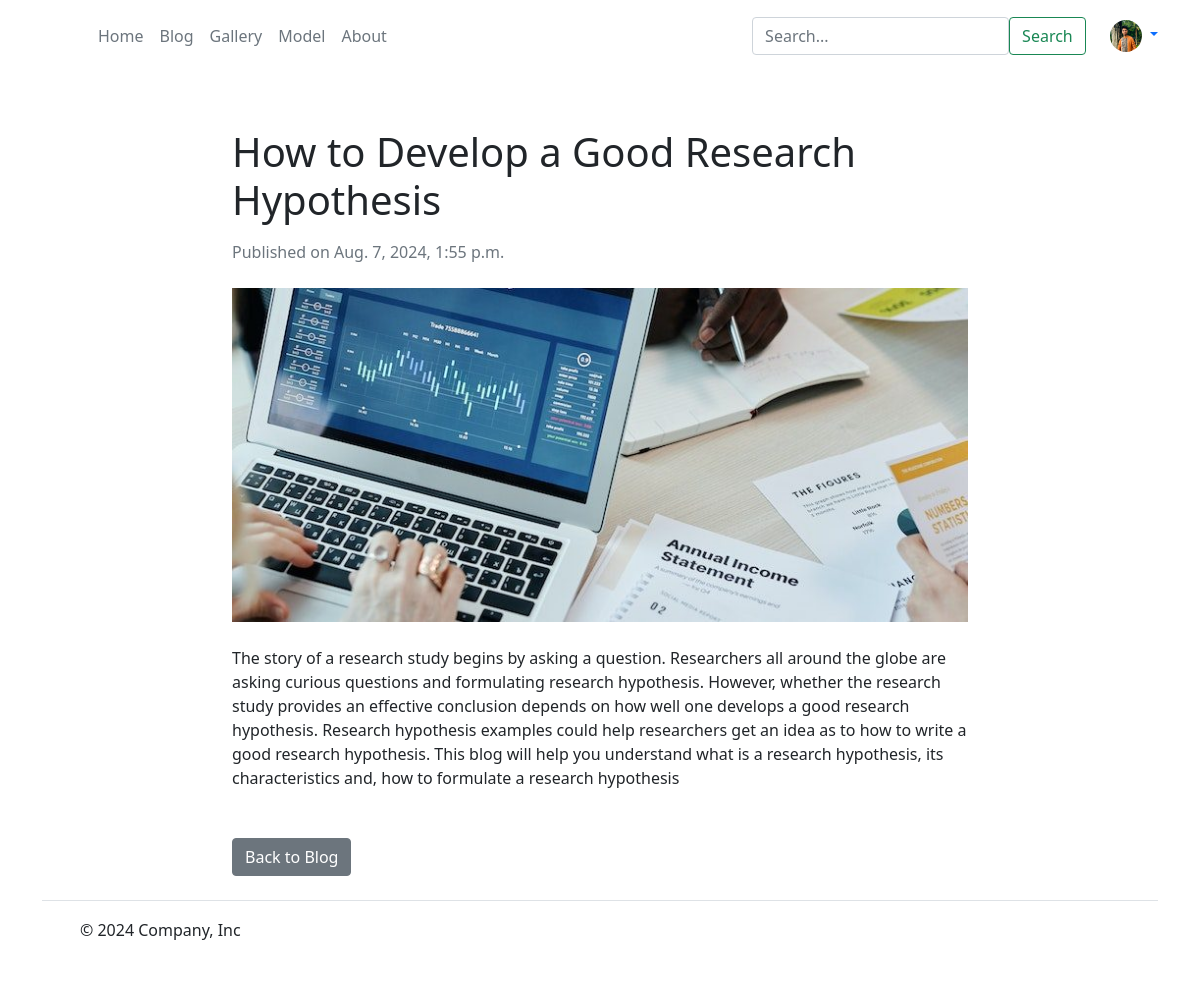
/blog/how-to-develop-a-good-research-hypothesis/ (signed in), run on the app's committed database.
### app/models.py (models this page shows, shortened)
class Student(models.Model):
  user = models.ForeignKey(User,on_delete=models.CASCADE)
  name = models.CharField(max_length=200)
  university_name = models.CharField(max_length=200)
  department = models.CharField(max_length=50)
  batch = models.CharField(max_length=50)
  roll = models.IntegerField()
  address = models.CharField(max_length=100)
  phone = models.CharField(default="01",max_length=100)
  student_img = models.ImageField(upload_to='student/')

class BlogPost(models.Model):
    STATUS_CHOICES = [
        ('published', 'Published'),
        ('pending', 'Pending')
    ]
    author = models.ForeignKey(User, on_delete=models.CASCADE)
    title = models.CharField(max_length=200)
    slug = models.SlugField(unique=True, blank=True)
    content = models.TextField()
    excerpt = models.TextField()
    image = models.ImageField(upload_to='blog/')
    published_date = models.DateTimeField(auto_now_add=True)
    status = models.CharField(max_length=10, choices=STATUS_CHOICES, default='pending')

### app/views.py (the view)
# urls.py: path('blog/<slug:slug>/', views.blog_detail, name='blog_detail'),
def blog_detail(request, slug):
    post = get_object_or_404(BlogPost, slug=slug, status='published')
    return render(request, 'app/blog_detail.html', {'post': post})

### app/context_processors.py (called while the page is built)
def student_processor(request):
    if request.user.is_authenticated:
        try:
            student = Student.objects.get(user=request.user)
        except Student.DoesNotExist:
            student = None
    else:
        student = None
    return {'student': student}

### app/templates/app/blog_detail.html (shortened to what this page needs)
{% extends 'app/base.html' %}
{% block main--content %}
<div class="container mt-5">
    <div class="row justify-content-center">
        <div class="col-lg-8">
            <h1 class="mb-3">{{ post.title }}</h1>
            <p class="text-muted mb-4">Published on {{ post.published_date }}</p>
            <img src="{{ post.image.url }}" class="img-fluid mb-4" alt="{{ post.title }}">
            <div class="content mb-4">
                {{ post.content|safe }}
            </div>
            <a href="{% url 'blog_list' %}" class="btn btn-secondary mt-4">Back to Blog</a>
        </div>
    </div>
</div>
{% endblock %}

### app/templates/app/base.html (shortened to what this page needs)
<!DOCTYPE html>
{% load static %}
<html lang="en">
  <head>
    <link
      href="https://cdn.jsdelivr.net/npm/bootstrap@5.0.2/dist/css/bootstrap.min.css"
      rel="stylesheet"
    />
    <link rel="stylesheet" href="{% static 'app/css/owl.carousel.min.css' %}" />
    <link rel="stylesheet" href="{% static 'app/css/all.min.css' %}" />
    <link rel="stylesheet" href="{% static 'app/css/style.css' %}" />
    <link rel="stylesheet" href="{% static 'app/css/gallery.css' %}" />
    <link rel="stylesheet" href="{% static 'app/css/about.css' %}" />
    <link rel="stylesheet" href="{% static 'app/css/model.css' %}" />
  </head>
  <body>
    <header>
      <div class="container">
        <div
          class="d-flex flex-wrap align-items-center justify-content-center justify-content-lg-start mt-lg-3"
        >
          <a
            href="/"
            class="d-flex align-items-center mb-2 mb-lg-0 text-white text-decoration-none"
          >
            <svg
              class="bi me-2"
              width="40"
              height="32"
              role="img"
              aria-label="Bootstrap"
            >
              <use xlink:href="#bootstrap"></use>
            </svg>
          </a>
          <ul
            class="nav col-12 col-lg-auto me-lg-auto mb-2 justify-content-center mb-md-0"
          >
            <li>
              <a href="{% url 'home' %}" class="nav-link px-2 text-secondary"
                >Home</a
              >
            </li>
            <li>
              <a href="{% url 'blog_list' %}" class="nav-link px-2 text-secondary">Blog</a>
            </li>
            <li>
              <a href="{% url 'gallery' %}" class="nav-link px-2 text-secondary"
                >Gallery</a
              >
            </li>
            <li><a href="{% url 'models_list' %}" class="nav-link px-2 text-secondary">Model</a></li>
            <li>
              <a href="{% url 'about' %}" class="nav-link px-2 text-secondary"
                >About</a
              >
            </li>
          </ul>
          <form class="col-12 col-lg-auto mb-3 mb-lg-0 me-lg-3 d-flex justify-content-between" role="search" method="get">
            <input type="search" class="form-control form-control-dark text-bg-success" placeholder="Search..." aria-label="Search" name="blogtitle">
            <button type="submit" class="btn btn-outline-success me-2">Search</button>
        </form>
          {% if request.user.is_authenticated %}
          <div class="dropdown text-end">
            <a
              href="#"
              class="d-block link-body-emphasis text-decoration-none dropdown-toggle"
              data-bs-toggle="dropdown"
              aria-expanded="false"
            >
              <img
                src="{{ student.student_img.url }}"
                alt="{{ student.name }}"
                width="32"
                height="32"
                class="rounded-circle"
              />
            </a>
          </div>
          {% endif %}
        </div>
        <br />
      </div>
    </header>
    {% block main--content %} {% endblock main--content %}
    <div class="container">
      <footer
        class="d-flex flex-wrap justify-content-between align-items-center py-3 my-4 border-top"
      >
        <div class="col-md-4 d-flex align-items-center">
          <a
            href="/"
            class="mb-3 me-2 mb-md-0 text-body-secondary text-decoration-none lh-1"
          >
            <svg class="bi" width="30" height="24">
              <use xlink:href="#bootstrap"></use>
            </svg>
          </a>
          <span class="mb-3 mb-md-0 text-body-secondary"
            >© 2024 Company, Inc</span
          >
        </div>
        <ul class="nav col-md-4 justify-content-end list-unstyled d-flex">
          <li class="ms-3">
            <a class="text-body-secondary" href="#"
              ><svg class="bi" width="24" height="24">
                <use xlink:href="#twitter"></use></svg
            ></a>
          </li>
          <li class="ms-3">
            <a class="text-body-secondary" href="#"
              ><svg class="bi" width="24" height="24">
                <use xlink:href="#instagram"></use></svg
            ></a>
          </li>
          <li class="ms-3">
            <a class="text-body-secondary" href="#"
              ><svg class="bi" width="24" height="24">
                <use xlink:href="#facebook"></use></svg
            ></a>
          </li>
        </ul>
      </footer>
    </div>
  </body>
</html>

### app/static/app/css/gallery.css (style rules this page uses)
* { box-sizing: border-box; }

### data on the page
Student: student_img (picture)
BlogPost: title "How to Develop a Good Research Hypothesis", published_date "Aug. 7, 2024, 1:55 p.m.", image (picture), content "The story of a research study begins by asking a question. Researchers all around the globe are asking curious questions and formulating research hypothesis. However, whether the research study provides an effective conclusion depends on how well one develops a good research hypothesis. Research hypothesis examples could help researchers get an idea as to how to write a good research hypothesis. This blog will help you understand what is a research hypothesis, its characteristics and, how to formulate a research hypothesis"
